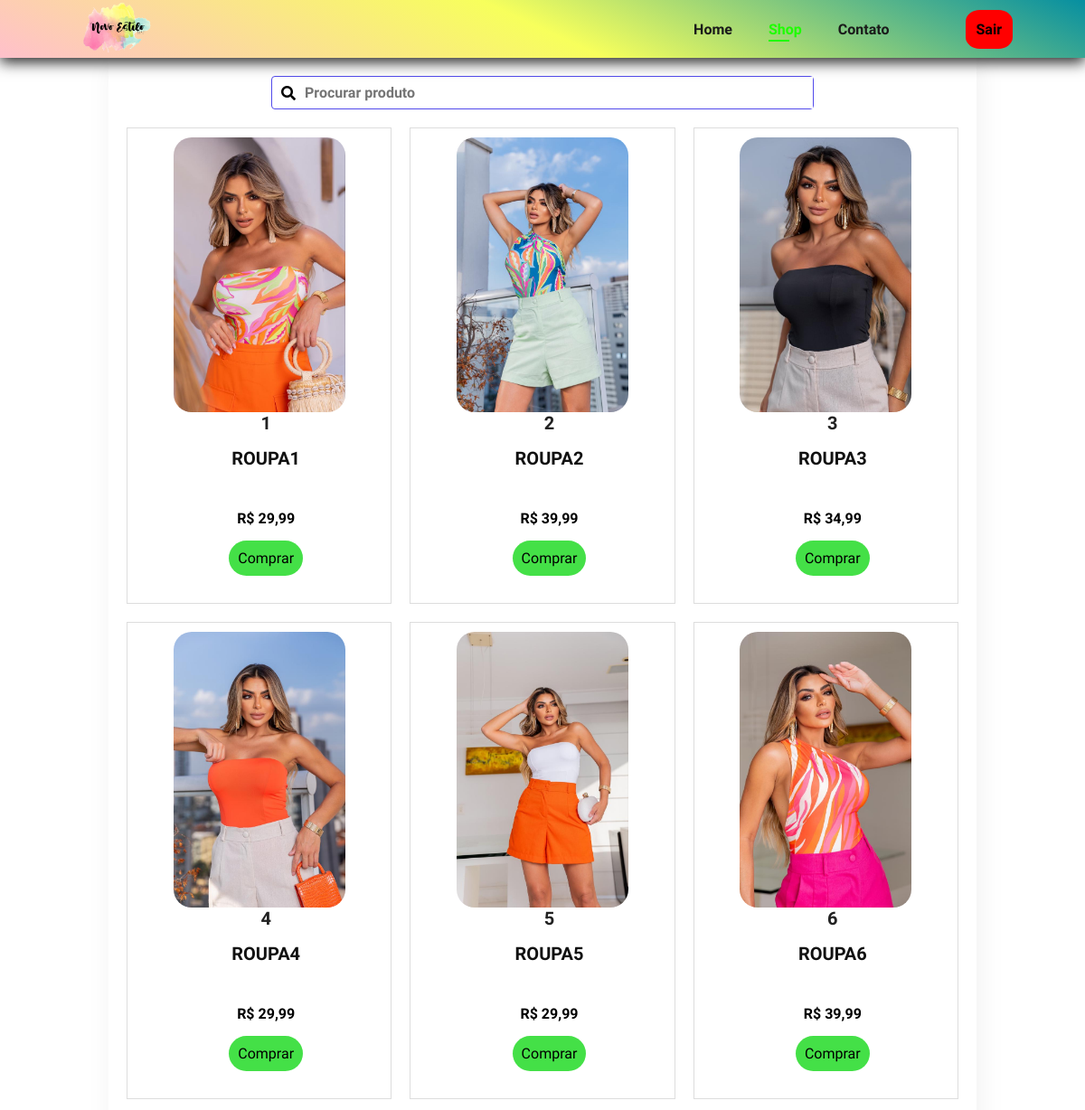
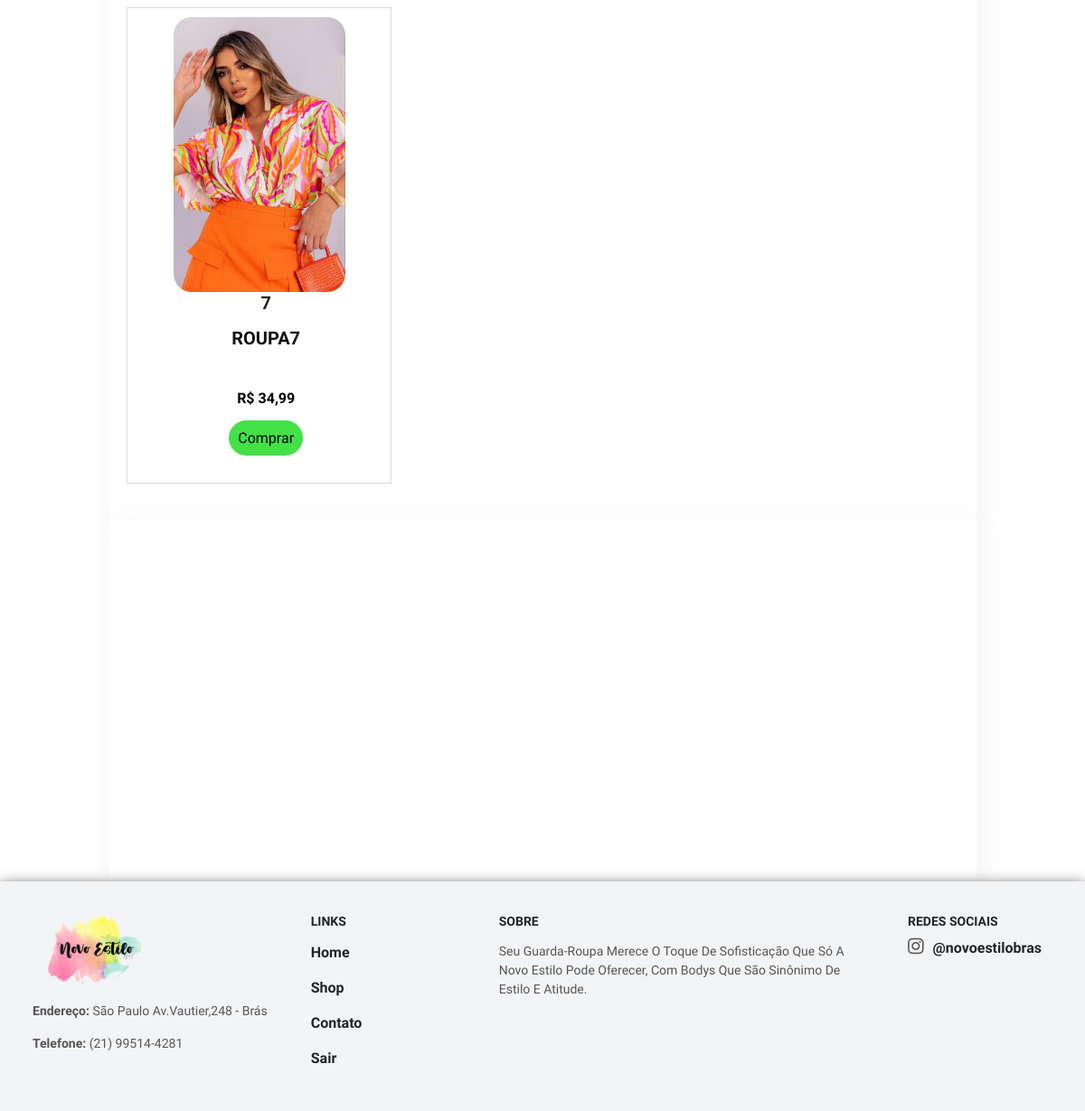
The app's page /cliente/loja.php (signed in) with its own data (2 pictures, top to bottom).
### tables this page shows
CREATE TABLE `produto` (
  `Cod_Produto` int(11) NOT NULL,
  `Nome_Produto` varchar(255) NOT NULL,
  `Preco_Produto` double NOT NULL,
  `Foto_Produto` varchar(255) NOT NULL
);

### cliente/loja.php (the view, shortened to what this page needs)
<!DOCTYPE html>
<html lang="en">
<head>
    <link rel="stylesheet" href="https://pro.fontawesome.com/releases/v5.10.0/css/all.css" />
    <link rel="stylesheet" href="../css/style.css">
    <link rel="stylesheet" href="../css/loja.css">
</head>
<body>
    <section id="header">
        <a href="#"><img src="../img/logo.png" class="logo"></a>
        <div>
        <ul id="navbar">
                    <li><a href="cliente.php">Home</a></li>
                    <li><a class="active" href="loja.php">Shop</a></li>
                    <li><a href="contato.php">Contato</a></li>
                    <li><a id="lg-bag" href="../php/carrinho.php"><i class="far fa-shopping-bag"></i></a></li>
                    <a href="../php/logout.php" class="sair">Sair</a>
                </ul>
            </div>
    </section>
    <section class="containerloja">
        <form>
            <i class="fas fa-search"></i>
            <input type="text" name="" id="search-item" placeholder="Procurar produto" onkeyup="search()">
        </form>
        <div class="product-list" id="product-list">
    <?php
    $servername = "localhost";
    $username = "root";
    $password = "";
    $dbname = "novoestilo";
    $conn = new mysqli($servername, $username, $password, $dbname);
    $sql = "SELECT Cod_Produto, Nome_Produto, Preco_Produto, Foto_Produto FROM produto";
    $result = $conn->query($sql);
    if ($result->num_rows > 0) {
        while ($row = $result->fetch_assoc()) {
            $codigo = $row["Cod_Produto"];
            echo '<a href="../php/produto.php?Cod_Produto=' . $codigo . '"><div class="product">';
            echo '<img src="' . $row["Foto_Produto"] . '" alt="">';
            echo '<div class="p-details">';
            echo '<h4>' . $codigo . '</h4>';
            echo '<h2>' . $row["Nome_Produto"] . '</h2>';
            echo '<h3>R$ ' . number_format($row["Preco_Produto"], 2, ',', '.') . '</h3>';
            echo '<p>Comprar</p></div>';
            echo '</div></a>';
        }
    } else {
        echo "Nenhum produto encontrado.";
    }
    ?>
        </div>
    </section>
    <section class="espaco">
    </section>
    <section class="contact">
        <div class="contact-info">
            <div class="first-info">
                <img src="../img/logo.png" alt="">
                <p><strong>Endereço: </strong>São Paulo Av.Vautier,248 - Brás</p>
                <p><strong>Telefone: </strong>(21) 99514-4281</p>
            </div>
            <div class="second-info">
                <h4>Links</h4>
                <p><a href="cliente.php">Home</a></p>
                <p><a class="active" href="loja.php">Shop</a></p>
                <p><a href="contato.php">Contato</a></p>
                <p><a href="../php/logout.php">Sair</a></p>
            </div>
            <div class="third-info">
                <h4>Sobre</h4>
                <p>Seu guarda-roupa merece o toque de sofisticação que só a Novo Estilo pode oferecer, com bodys que são sinônimo de estilo e atitude.</p>
            </div>
            <div class="four-info">
                <h4>Redes Sociais</h4>
                <div class="social-icon">
                    <a target="_blank" href="https://instagram.com/novoestilobras?igshid=MzRlODBiNWFlZA=="><i class="fab fa-instagram"></i>@novoestilobras</a>
                </div>
            </div>
        </div>
    </section>
</body>
</html>

### css/style.css (style rules this page uses)
* { margin: 0; padding: 0; box-sizing: border-box; font-family: "Spartan", sans-serif; }
html { scroll-behavior: smooth; }
h2 { font-size: 46px; line-height: 54px; color: #222; }
h4 { font-size: 20px; color: #222; }
p { font-size: 16px; color: #465b52; margin: 15px 0 20px 0; }
body { width: 100%; }
#header { display: flex; height: 8vh; overflow: hidden; align-items: center; justify-content: space-between; padding: 20px 80px; background: linear-gradient(25deg ,pink, #f7ff5c,#068fa1); box-shadow: 0 5px 15px rgba(0,0,0,0.86); z-index: 999; position: sticky; top: 0; left: 0; }
#header i { font-size: 24px; cursor: pointer; }
#header .sair { background-color: red; border-radius: 30%; color: black; padding: 12px; text-decoration: none; font-size: 16px; font-weight: 600; }
#header img { width: 100px; height: auto; }
#navbar { display: flex; align-items: center; justify-content: center; }
#navbar li { list-style: none; padding: 0 20px; position: relative; }
#navbar li a { text-decoration: none; font-size: 16px; font-weight: 600; color: #1a1a1a; transition: 0.3s ease; }
#navbar li a:hover, #navbar li a.active { color:#1eff00; }
#navbar li a.active::after, #navbar li a:hover::after { content:""; width: 30%; height: 2px; background: #1eff00; position: absolute; bottom: -4px; left: 20px; }
.contact { padding: 3%; }
.contact a { text-decoration: none; font-size: 16px; font-weight: 600; color: #212529; transition: 0.3s ease; }
.contact { box-shadow: 0 5px 15px rgba(0,0,0,0.86); background-color: #f3f4f6; }
.contact-info { display: grid; grid-template-columns: repeat(auto-fit, minmax(160px, auto)); gap: 3rem; }
.first-info img { width: 140px; height: auto; }
.contact-info h4 { color: #212529; font-size: 14px; text-transform: uppercase; margin-bottom: 10px; }
.contact-info p { color: #565656; font-size: 14px; font-weight: 400; text-transform: capitalize; line-height: 1.5; margin-bottom: 10px; cursor: pointer; transition: all .42s; }
.social-icon i { color: #565656; margin-right: 10px; font-size: 20px; transition: all .42s; }

### css/loja.css (style rules this page uses)
body { width: 100%; height: auto; font-size: 16px; }
body { background-color: rgb(255, 255, 255); }
.espaco { margin: auto; display: flex; flex-direction: column; align-items: center; justify-content: center; width: 80%; height: 50vh; padding: 20px; background-color: white; box-shadow: 4px 4px 30px rgba(0, 0, 0, 0.06); }
.containerloja { margin: auto; display: flex; flex-direction: column; align-items: center; justify-content: center; width: 80%; padding: 20px; background-color: white; box-shadow: 4px 4px 30px rgba(0, 0, 0, 0.06); }
.containerloja form { width: 100%; max-width: 600px; border: 1px solid rgb(82, 74, 235); border-radius: 4px; display: flex; flex-direction: row; align-items: center; }
.containerloja input { border: none; outline: none; box-shadow: none; width: 100%; font-size: 1em; font-weight: 600; padding: 8px 10px; }
.containerloja form i { padding-left: 10px; }
.product-list { padding: 20px 0; display: grid; grid-template-columns: repeat(3, 1fr); grid-gap: 20px; }
.product { display: flex; flex-direction: column; align-items: center; text-align: center; border: 1px solid #ddd; padding: 10px; cursor: pointer; }
.product img { max-width: 70%; height: auto; border-radius: 20px; }
.product .p-details { padding-left: 15px; }
.product .p-details h2 { color: #111; font-size: 1.25em; margin-bottom: 30px; }
.product .p-details h3 { font-size: 1em; }

### cliente/loja.php (style rules this page uses)
a { text-decoration: none; }
.product p { color:black !important; background-color: #44e047 !important; padding: 10px !important ; border-radius: 20px !important; }
.product h3 { color:black !important; }

### records on screen
produto: Foto_Produto (picture), Cod_Produto "1", Nome_Produto "ROUPA1", Preco_Produto "29,99"
produto: Foto_Produto (picture), Cod_Produto "2", Nome_Produto "ROUPA2", Preco_Produto "39,99"
produto: Foto_Produto (picture), Cod_Produto "3", Nome_Produto "ROUPA3", Preco_Produto "34,99"
produto: Foto_Produto (picture), Cod_Produto "4", Nome_Produto "ROUPA4", Preco_Produto "29,99"
produto: Foto_Produto (picture), Cod_Produto "5", Nome_Produto "ROUPA5", Preco_Produto "29,99"
produto: Foto_Produto (picture), Cod_Produto "6", Nome_Produto "ROUPA6", Preco_Produto "39,99"
produto: Foto_Produto (picture), Cod_Produto "7", Nome_Produto "ROUPA7", Preco_Produto "34,99"
